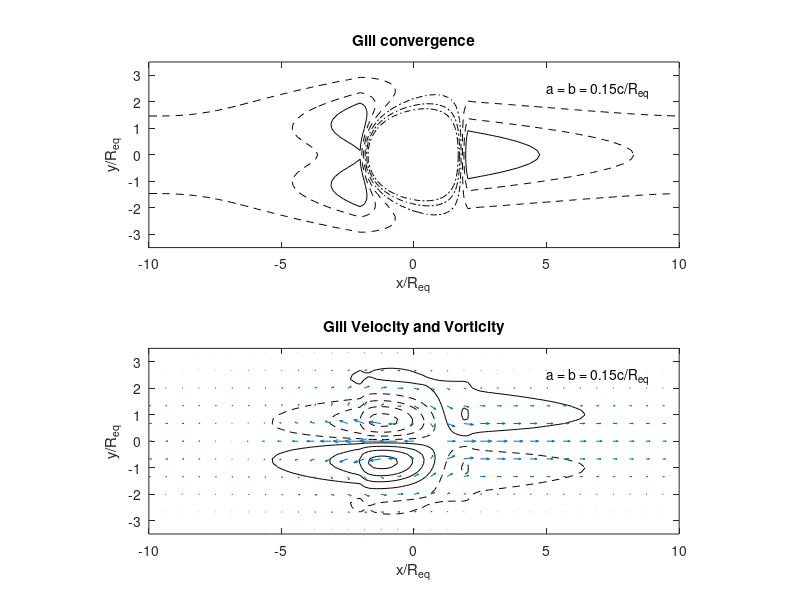
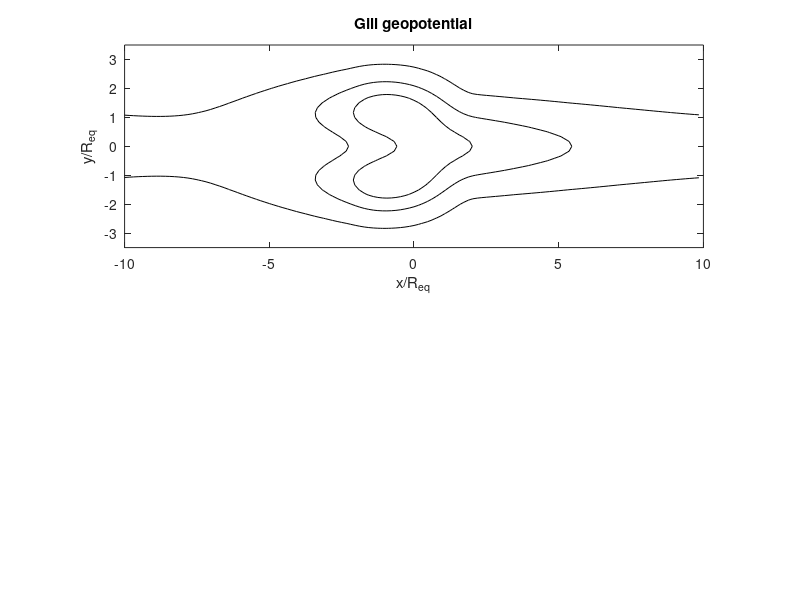

Reproduce these figures in MATLAB, in order.
% Script to solve Gill problem, exact, in WTG limit, and no-dissipation 
% comparison, for a specified zonally compensated mass source.  We use an FFT 
% with periodic BC in x and finite differencing with BC v = 0 at N, S walls.
% The main control parameters are:
%   nodiss (switch for nondim Rayleigh friction- 0: a= 0.15; 1: a = 0.0001)
%   zonalcomp (switch to turn on zonal compensation of mass source)
% Other control parameters controlling domain shape, etc. are near top of 
% script. 
% If nodiss = 0, three two-panel figures are plotted:
%  figure(1)  Gill solution div and vort/u/v (b = a, b = Newtonian cooling)
%   ...and if zonalcomp = 1...
%  figure(2)  WTG solution div and vort/u/v (b = 0), zonally-compensated.
%  figure(3)  Gill and WTG geopotls.
% If nodiss = 1, one two-panel figure is plotted:
%  figure(1)  a = b = 0 vort/u/v and phi.
%
% This script is used to generate the following figures in the WTG_gill paper:
% Setting nodiss, zonalcomp, y0 = 0 (original Gill model):
%  figure(1)  gill-nocomp-uv.eps  
% Setting nodiss = 0, zonalcomp = 1, y0 = 0 (zonally compensated Gill model):
%  figure(1)  gill-uv.eps
%  figure(2)  WTG-uv.eps
%  figure(3)  comp-phi.eps
% We also get rms relative error stats uerr, verr, phierr, zetaerr, etc.
% Setting nodiss = 1, zonalcomp = 1, y0 = 0 (no dissipation):
%  figure(1)  nodiss.eps

%-------------User-defined parameters follow...--------------

  zonalcomp = 0; % No zonal compensation of heating (Original Gill problem)
%  zonalcomp = 1; % Gill problem with zonally compensated heating
%  nodiss = 1; % Inviscid, no thermal diffusion
  nodiss = 0; % Thermal diffusivity = Rayleigh damping (Original Gill problem)

%  Set Rayleigh friction (nondimensionalized in units of sqrt(beta*c))

  if(nodiss)
    a = 0.0001;  % a = 0 would produce divide by zero.
  else
    a = 0.15;  
  end

%  Define thermal diffusivity b
b = a;

%  Define other physical parameters

  H = 1;     % Layer depth
  g = 1;     % gravity
  beta = 1;  % df/dy

%  Domain size and number of mesh points

  lx = 20; % periodic domain width -lx/2 < x < lx/2
  ly = 20; % Rigid walls at +/- ly/2
  nx = 128; % Number of gridpoints in x
  ny = 120; % Number of y gridpoints in -ly/2 <= y < ly/2

%  Parameters defining plot window in x,y and stride (in gridpoints) for
%  velocity vector plotting

  xmin = -lx/2;
  xmax = lx/2;
  ymin = -3.5;
  ymax = 3.5;
  stride = 4;

%----------End of user-defined parameters---------  

  dx = lx/nx;
  x = -lx/2 + dx*(0:(nx-1));
  dy = ly/ny;
  y = -ly/2 + dy*(0:ny);
  [X,Y] = meshgrid(x,y);

% Shallow water phase speed

  c = sqrt(g*H);

%   Define mass source M(x,y)

  sx = 2;    % Mass source half-width in x
  sy = 1;    % Mass source half-width in y
  x0 = 0;    % Central x of mass source
  y0 = 0;    % Central y of mass source.

  kh = pi/(2*sx);
  phase = kh*(X-x0);
  phase(X-x0>sx) = pi/2;
  phase(X-x0<-sx) = pi/2;
  F = cos(phase);
  M =  F.*exp(-(Y-y0).^2/(2*sy^2));
  M(1,:) = 0;                  % Zero the heating at top and bottom bdries.
  M(ny+1,:) = 0;
  if (zonalcomp)
    M = M - (mean(M.')).'*ones(1,nx); % Correct zonal avg heating to be zero
  end
  dMdy = -(Y-y0).*M/sy^2;
  d2Mdy2 = ((Y-y0).^2/sy^2 - 1).*M/sy^2;
  Mhat = (fft(M.')).';
  dMdyhat = (fft(dMdy.')).';

%  Define waveno. matrix 

  kx = (2*pi/lx)*[0:(nx/2 - 1) (-nx/2):(-1)];
  KX = ones(ny+1,1)*kx;

%-------------------Gill computations-----------------------------------------


%
%  Define v source term Sv = (a*d/dy - beta*y*d/dx)M/H
  
  Svhat = (a*dMdyhat - beta*1i*KX.*Y.*Mhat)/H;

%
%  Solve (-b(a^2 + beta^2y^2)/c^2 + a*del^2 + beta*d/dx)v = Sv, or
%
%  a*d2vhat/dy2 + (-b(a^2 + beta^2y^2)/c^2 -a*k^2 + i*k*beta)vhat = Svhat
%
%  where Sv = (a*d/dy - beta*y*d/dx)M/H is the same source term
%  as in WTG (but this time we don't remove wavenumber zero).

%  This is done as a loop over wavenumbers, using only the interior 
%  y-gridpoints 2:ny (since v = 0 at the boundaries)

  vhat = zeros(ny+1,nx);
  d1 = a/dy^2;
  for i = 1:nx
    k = kx(i);
    d0 = -2*d1 - a*k^2 + 1i*k*beta;
    e = ones(ny-1,1);
    Av = spdiags([d1*e d0*e-b*(a^2 + (beta*(y(2:ny))').^2)/c^2 d1*e],...
                 -1:1,ny-1,ny-1);
    r = Svhat(2:ny,i);
    vhat(2:ny,i) = Av\r;
  end
  v = real((ifft(vhat.')).');

%  Calculate phi from
%
%     (b/c^2)phi + du/dx = M/H - dv/dy 
%  and
%     a*u = -dphi/dx + beta*y*v
%  Eliminating u between these equations,
%     (a*b/c^2 - d2/dx2)phi = aM/H - a dv/dy - beta*y*dv/dx
%  whose FFT in x diagnoses phi

  dvdyhat = zeros(ny+1,nx);
  dvdyhat(2:ny,:) = (vhat(3:(ny+1),:) - vhat(1:(ny-1),:))/(2*dy);
  dvdyhat(1,:) = (vhat(2,:) - vhat(1,:))/dy;
  dvdyhat(ny+1,:) = (vhat(ny+1,:) - vhat(ny,:))/dy;
  phihat = (a*Mhat/H - a*dvdyhat - 1i*beta*Y.*KX.*vhat)./(a*b/c^2 + KX.^2);
  phi = real((ifft(phihat.')).');

  D = M/H - b*phi/c^2;


%  Calculate vorticity zeta from divergence and v:
%
%    a*zeta + beta*(y*D + v) = 0

  zeta = (beta/a)*(-Y.*D - v);

%  u calculated using div eqn: du/dx + dv/dy = M/H-b*phi/(c^2)

  dvdy = zeros(ny+1,nx);
  dvdy(2:ny,:) = (v(3:ny+1,:)  - v(1:(ny-1),:))/(2*dy);
  
  uhat = (Mhat/H - b*phihat/c^2-(fft(dvdy.')).');
%   uhat=(Mhat/H-(fft(dvdy.')).');				  

  uhat(:,2:nx) = uhat(:,2:nx)./(1i*KX(:,2:nx));

%  The k=0 components are indeterminate; for these go to zonally
%  averaged vorticity equation dudyhat(:,1) = -zetahat(:,1), with BC that
%  the meridional average of uhat(:,1) should equal zero. 

  zetahat = (fft(zeta.')).';
  dudyhath = -0.5*(zetahat(1:ny,1) + zetahat(2:(ny+1),1)); 
  uhat(:,1) = [0; dy*cumsum(dudyhath)];
  uhatmean = mean([uhat(2:ny,1);0.5*(uhat(1,1)+uhat(ny+1,1))]);
  uhat(:,1) = uhat(:,1) - uhatmean;

  ucompare = real((ifft(uhat.')).');
	    

%  u calculated using x momentum eqn: -beta.y.v=-d(phi)/dx-a.u 
		   dphidx=zeros(ny+1,nx);  

dphidx(:,2:nx-1)=(phi(:,3:nx)-phi(:,1:nx-2))/(2*dx);
  dphidx(:,1)=(phi(:,2)-phi(:,nx))/(2*dx);
  dphidx(:,nx)=(phi(:,1)-phi(:,nx-1))/(2*dx);
  u=(-beta*Y.*v+dphidx)/(-a);









  if (~nodiss)

%    figure(1): Plot Gill div and vel/vort
%    If mass source is compensated (zonalcomp = 1), plot 2 additional figs:
%     figure(2): WTG div and vel/vort
%     figure(3): Gill phi and WTG phi
%    If mass source is compensated and off-equatorial, plot
%     figure(1): Gill vel/vort and WTG vel/vort

%-------Gill plots--------
    figure(1)
    subplot(2,1,1)

%    Plot Gill divergence

    cint = -0.9:0.2:-0.1;
    contour(x,y,D,cint,'k-')
    hold on
    cint = [-0.06 -0.02];
    contour(x,y,D,cint,'k--')
    cint = [0.02:0.04:0.1];
    contour(x,y,D,cint,'k-.')
    axis equal
    axis([xmin xmax ymin ymax])
    xlabel('x/R_{eq}')
    ylabel('y/R_{eq}')
    text(0.75*xmax+0.25*xmin,0.85*ymax+0.15*ymin,...
         ['a = b = ' num2str(a) 'c/R_{eq}'])
    title('Gill convergence')
    hold off

%    Plot Gill velocity vectors and vorticity
 
    subplot(2,1,2)

%    czetamax = max(max(zeta))
    czetamax = 3;     % fixed contours
    cpos = (0.1:0.2:1.9)*czetamax;
    contour(x,y,zeta,cpos,'k-')
    hold on
    contour(x,y,zeta,-cpos,'k--')
    axis equal
    axis([xmin xmax ymin ymax])
    xlabel('x/R_{eq}')
    ylabel('y/R_{eq}')
    text(0.75*xmax+0.25*xmin,0.85*ymax+0.15*ymin,['a = b = ' num2str(a) 'c/R_{eq}'])
    title('Gill Velocity and Vorticity')
  
%    Plot velocity vectors

    quiver(x(1:stride:nx),y(1:stride:ny),...
           u(1:stride:ny,1:stride:nx),v(1:stride:ny,1:stride:nx))

    hold off
    
    % Russotto: save figure to pdf
    saveas(gcf, 'gill01.pdf')

%    Plot Gill phi

    figure(3)
    subplot(2,1,1)
%    cphimax = max(max(abs(phi)))
    cphimax = 2;      % fixed contours
    cpos = (0.1:0.2:1.9)*cphimax;

    contour(x,y,phi,cpos,'k-')
    hold on
    contour(x,y,phi,-cpos,'k--')
    axis equal
    axis([xmin xmax ymin ymax])
    xlabel('x/R_{eq}')
    ylabel('y/R_{eq}')
    title('Gill geopotential')

	   

    hold off
    
    % Russotto: save figure to pdf
    saveas(gcf, 'gill03.pdf')

    if (zonalcomp)
  
      ugill = u;
      vgill = v;
      Dgill = D;  
      phigill = phi;
      zetagill = zeta;  
  
%  -----------WTG computations (require zonally-compensated heating)--------
%  
%      Define v source term Sv = (a*d/dy - beta*y*d/dx)M/H
  
      Svhat = (a*dMdyhat - beta*1i*KX.*Y.*Mhat)/H;
  
%      Solve a*del^2 v + beta*dv/dx = Sv, or
%  
%      a*d2vhat/dy2 + (-a*k^2 + i*k*beta)vhat = Svhat
%  
%      This is done as a loop over wavenumbers, using only the interior 
%      y-gridpoints 2:ny (since v = 0 at the boundaries)
%      By skipping i = 1 (k=0) the solution automatically removes the zonal
%      mean (k=0) contribution to the heating, as required by WTG.
  
      vhat = zeros(ny+1,nx);
      d1 = a/dy^2;
      for i = 2:nx
        k = kx(i);
        d0 = -2*d1 - a*k^2 + 1i*k*beta;
        e = ones(ny-1,1); 
        Av = spdiags([d1*e d0*e d1*e],-1:1,ny-1,ny-1);
        r = Svhat(2:ny,i);
        vhat(2:ny,i) = Av\r;
      end
      v = real((ifft(vhat.')).');
  
      D = M/H;
    
      figure(2)
  
%      Plot WTG divergence
  
      subplot(2,1,1)
      cint = -0.9:0.2:-0.1;
      contour(x,y,D,cint,'k-')
      hold on
      cint = [-0.06 -0.02];
      contour(x,y,D,cint,'k--')
      cint = [0.02:0.04:0.1];
      contour(x,y,D,cint,'k-.')
      axis equal
      axis([xmin xmax ymin ymax])
      xlabel('x/R_{eq}')
      ylabel('y/R_{eq}')
      text(0.75*xmax+0.25*xmin,0.85*ymax+0.15*ymin,['a = ' num2str(a) 'c/R_{eq}'])
      title('WTG convergence')
      hold off
  
%      Plot WTG velocity vectors and vorticity

      subplot(2,1,2)
  
%      Calculate vorticity zeta from divergence and v:
%
%        a*zeta + beta*(y*D + v) = 0
  
      zeta = (beta/a)*(-Y.*D - v);

%      czetamax = max(max(zeta))
      czetamax = 3;    % fixed contours
      cpos = (0.1:0.2:1.9)*czetamax;
      contour(x,y,zeta,cpos,'k-')
      hold on
      contour(x,y,zeta,-cpos,'k--')
      axis equal
      axis([xmin xmax ymin ymax])
      xlabel('x/R_{eq}')
      ylabel('y/R_{eq}')
      title('WTG Velocity and Vorticity')
  
%      u calculated using div eqn du/dx + dv/dy = M/H
  
      dvdy = zeros(ny+1,nx);
      dvdy(2:ny,:) = (v(3:ny+1,:)  - v(1:(ny-1),:))/(2*dy);
      uhat = (Mhat/H - (fft(dvdy.')).');
      uhat(:,2:nx) = uhat(:,2:nx)./(1i*KX(:,2:nx));
  
%      The k=0 components are indeterminate; for these go to zonally
%      averaged (bar) vorticity equation dudybar = -zetabar 
%      For WTG, ubar = 0 since no waveno 0 heat source.
  
      uhat(:,1) = 0;
  
      u = real((ifft(uhat.')).');
  
%      Plot velocity vectors

      quiver(x(1:stride:nx),y(1:stride:ny),...
             u(1:stride:ny,1:stride:nx),v(1:stride:ny,1:stride:nx))

      hold off
      
      % Russotto: save as pdf
      saveas(gcf, 'gill02.pdf')

%      Calculate WTG phi from -del^2 phi = a*D - beta*y*zeta + beta*u
%      We use the BC i*k*beta*y*phihat = a*dphihat/dy at the boundaries,
%      derived from the momentum equations.

      phihat = zeros(ny+1,nx);
      yzetahat = (fft((Y.*zeta).')).';
      Sphihat = a*Mhat/H - beta*yzetahat + beta*uhat;
      Sphihat(:,1) = 0.;

      d1 = 1/dy^2;
      for i = 2:nx   % Skip wavenumber zero to account for zero-mean heat source
        k = kx(i);
        e = ones(ny+1,1) ;
        Ap = spdiags([-d1*e (2*d1+k^2)*e -d1*e],-1:1,ny+1,ny+1);
        Ap(1,2) = a/dy;
        Ap(1,1) = -a/dy - i*k*beta*(-ly/2);
        Ap(ny+1,ny+1) = a/dy - i*k*beta*(ly/2);
        Ap(ny+1,ny) = -a/dy;
        r = [0; Sphihat(2:ny,i); 0];
        phihat(:,i) = Ap\r;
      end % i
      phi = real((ifft(phihat.')).');

%      Plot WTG phi

      figure(3)
      subplot(2,1,2)
%      cphimax = max(max(abs(phi)))
      cphimax = 2;
      cpos = (0.1:0.2:1.9)*cphimax;
      contour(x,y,phi,cpos,'k-')
      hold on
      contour(x,y,phi,-cpos,'k--')
      axis equal
      axis([xmin xmax ymin ymax])
      xlabel('x/R_{eq}')
      ylabel('y/R_{eq}')
      title('WTG geopotential')
      hold off
      
      % Russotto: save figure as pdf
      saveas(gcf, 'gill103.pdf')

%      Relative error statistics

      uerr = var(u(:)-ugill(:))/var(ugill(:));
      verr = var(v(:)-vgill(:))/var(vgill(:));
      Derr = var(D(:)-Dgill(:))/var(Dgill(:));
      phierr = var(phi(:)-phigill(:))/var(phigill(:));
      zetaerr = var(zeta(:)-zetagill(:))/var(zetagill(:));
  
    end  % if(zonalcomp)  

  else 

%    nodiss = 1 (true). Plot only one figure: 
%      (top) undamped velocity and vorticity
%      (bot) undamped phi

    figure(1)
    subplot(2,1,1)

%    czetamax = max(max(zeta))
    czetamax = 3;     % fixed contours
    cpos = (0.1:0.2:1.9)*czetamax;
    contour(x,y,zeta,cpos,'k-')
    hold on
    contour(x,y,zeta,-cpos,'k--')
    axis equal
    axis([xmin xmax ymin ymax])
    xlabel('x/R_{eq}')
    ylabel('y/R_{eq}')
    text(0.75*xmax+0.25*xmin,0.85*ymax+0.15*ymin,'a = b = 0')
    title('Undamped Velocity and Vorticity')
    stride = 4;
    quiver(x(1:stride:nx),y(1:stride:ny),...
           u(1:stride:ny,1:stride:nx),v(1:stride:ny,1:stride:nx))

    subplot(2,1,2)
%    cphimax = max(max(abs(phi)))
    cphimax = 2;      % fixed contours
    cpos = (0.1:0.2:1.9)*cphimax;

    contour(x,y,phi,cpos,'k-')
    hold on
    contour(x,y,phi,-cpos,'k--')
    axis equal
    axis([xmin xmax ymin ymax])
    xlabel('x/R_{eq}')
    ylabel('y/R_{eq}')
    title('Undamped Geopotential')
    hold off

    subplot(2,1,2)
%    cphimax = max(max(abs(phi)))
    cphimax = 2;      % fixed contours
    cpos = (0.1:0.2:1.9)*cphimax;

    contour(x,y,phi,cpos,'k-')
    hold on
    contour(x,y,phi,-cpos,'k--')
    axis equal
    axis([xmin xmax ymin ymax])
    xlabel('x/R_{eq}')
    ylabel('y/R_{eq}')
    title('Undamped geopotential')
    hold off
    
    % Russotto: save figure as pdf
    saveas(gcf, 'gill101.pdf')


%    Plot exact undamped solution in same format as FFT soln if desired.

    exactnodiss = 1; % Switch to plot exact undamped solution .
    if(exactnodiss)
      figure(2)
      v_ud = -Y.*M/H;
      dudx_ud = (2*M + Y.*dMdy)/H;
      dudxhat_ud = fft(dudx_ud.').';
      uhat_ud(:,2:nx) = dudxhat_ud(:,2:nx)./(1i*KX(:,2:nx));
      uhat_ud(:,1) = 0;
      u_ud = real((ifft(uhat_ud.')).');

      dphidx_ud = -beta.*Y.*Y.*M/H;
      dphidxhat_ud = fft(dphidx_ud.').';
      phihat_ud(:,2:nx) = dphidxhat_ud(:,2:nx)./(1i*KX(:,2:nx));
      phihat_ud(:,1) = 0;
      phi_ud = real((ifft(phihat_ud.')).');

      dvdxhat_ud = 1i*KX.*(fft(v_ud.').');
      d2udxdy_ud = (3*dMdy + Y.*d2Mdy2)/H;
      d2udxdyhat_ud = fft(d2udxdy_ud.').';
      dudyhat_ud(:,2:nx) = d2udxdyhat_ud(:,2:nx)./(1i*KX(:,2:nx));
      dudyhat_ud(:,1) = 0;
      zeta_ud = real((ifft((dvdxhat_ud - dudyhat_ud).')).');
  
      subplot(2,1,1)
      czetamax = 3;
      cpos = (0.1:0.2:1.9)*czetamax;
      contour(x,y,zeta_ud,cpos,'k-')
      hold on
      contour(x,y,zeta_ud,-cpos,'k--')
      axis equal
      axis([xmin xmax ymin ymax])
      xlabel('x/R_{eq}')
      ylabel('y/R_{eq}')
      text(0.75*xmax+0.25*xmin,0.85*ymax+0.15*ymin,'a = b = 0')
      title('Exact undamped velocity and vorticity')
      stride = 4;
      quiver(x(1:stride:nx),y(1:stride:ny),...
             u_ud(1:stride:ny,1:stride:nx),v_ud(1:stride:ny,1:stride:nx))

      subplot(2,1,2)
      cphimax = 2;
      cpos = (0.1:0.2:1.9)*cphimax;
      contour(x,y,phi_ud,cpos,'k-')
      hold on
      contour(x,y,phi_ud,-cpos,'k--')
      axis equal
      axis([xmin xmax ymin ymax])
      xlabel('x/R_{eq}')
      ylabel('y/R_{eq}')
      title('Exact undamped geopotential')
      hold off
      
      % Russotto: save figure as pdf
      saveas(gcf, 'gill102.pdf')
      
    end % exactnodiss
  end % if(nodiss)

